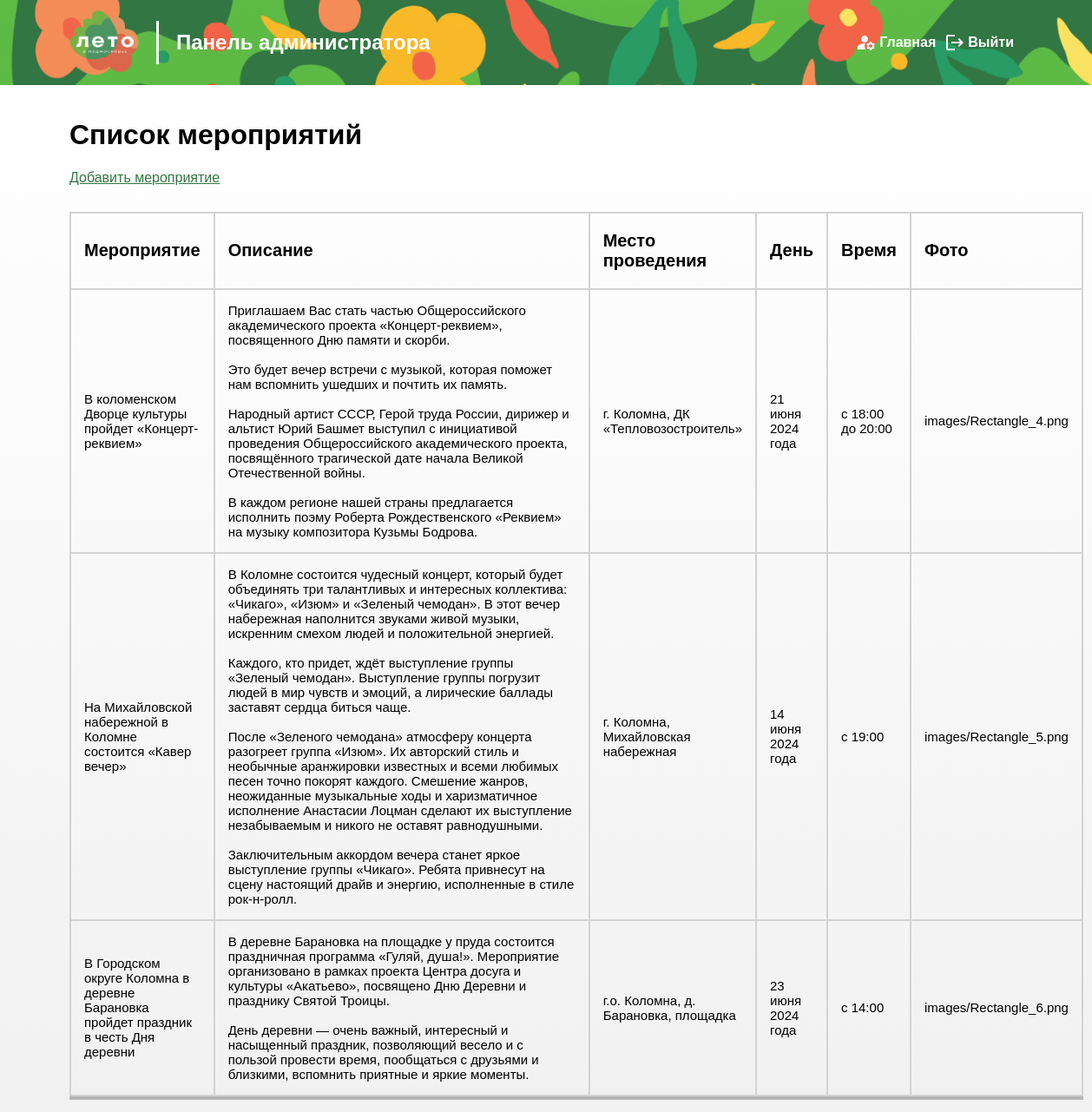
The app's page /adminpanel.php (signed in) with its own data.
### tables this page shows
CREATE TABLE `event` (
  `id` int NOT NULL,
  `photo` text NOT NULL,
  `name` varchar(300) NOT NULL,
  `description` varchar(8000) NOT NULL,
  `adress` varchar(500) NOT NULL,
  `date` varchar(200) NOT NULL,
  `time` varchar(60) NOT NULL
);

### adminpanel.php (the view, shortened to what this page needs)
<!DOCTYPE html>
<html lang="en">
<head>
  <link rel="stylesheet" href="style.css">
</head>
<body>
  <header>
    <div class="logo-nav">
      <div class="logo">
        <img src="images/logo.png" alt="Logo" class="logo-image">
      </div>
      <div class="header-line"></div>
      <h2 class="text-logo">Панель администратора</h2>
    </div>
    <div class="auth-buttons">
      <a href="index.php" class="login-btn"><img src="images/ic_baseline-manage-accounts.svg" alt="">Главная</a>
      <a href="logout.php" class="login-btn"><img src="images/logout.svg" alt="">Выйти</a>
    </div>
  </header>
  <main class="main">
    <div class="main-text">
      <h1 class="title-event">Список мероприятий</h1>
      <a href="event.php" class="event-link">Добавить мероприятие</a>
    </div>
    <table class="table">
      <tr>
        <th class="table-title"><b>Мероприятие</b></th>
        <th class="table-title"><b>Описание</b></th>
        <th class="table-title"><b>Место проведения</b></th>
        <th class="table-title"><b>День</b></th>
        <th class="table-title"><b>Время</b></th>
        <th class="table-title"><b>Фото</b></th>
      </tr>
      <?php
      include ('dbconnect.php');
      $events = $mysqli->query("SELECT * FROM event");
      $table = "";
      while ($row = $events->fetch_assoc()) {
        $table .= "<tr>";
        $table .= "<td>" . $row["name"] . "</td>";
        $table .= '<td class="desc">' . $row["description"] . "</td>";
        $table .= "<td>" . $row["adress"] . "</td>";
        $table .= "<td>" . $row["date"] . "</td>";
        $table .= "<td>" . $row["time"] . "</td>";
        $table .= "<td>" . $row["photo"] . "</td>";
        $table .= "</tr>";
      }
      echo $table;
      ?>
    </table>
  </main>
</body>
</html>

### style.css (style rules this page uses)
body { font-family: "Montserrat", sans-serif; margin: 0; }
.main { background: linear-gradient(180deg, rgba(242, 242, 242, 0) 1.04%, #F1F1F1 100%); padding: 18px 80px; }
header { display: flex; justify-content: space-between; align-items: center; padding: 10px 80px; background-image: url(images/fon2.png); background-size: 1700px 200px; }
.logo-nav { display: flex; align-items: center; }
.logo-image { width: 80px; }
.auth-buttons { display: flex; align-items: center; justify-content: center; }
.login-btn { display: flex; align-items: center; margin-right: 10px; font-weight: 600; color: #fff; font-size: 16px; text-decoration: none; }
.login-btn img { margin-right: 3px; }
.text-logo { color: #fff; padding-left: 20px; }
.header-line { height: 50px; border-left: 3px solid #fff; margin-left: 20px; }
.table { border: #D3D3D3 2px solid; border-collapse: collapse; width: 100%; text-align: left; box-shadow: 0px 4px 0px 0px rgba(0, 0, 0, .25); }
.table-title { border: #D3D3D3 2px solid; font-size: 20px; height: 56px; padding: 15px; }
td { border: #D3D3D3 2px solid; height: 41px; padding: 15px; min-width: 50px; max-width: 1000px; overflow: hidden; font-size: 15px; }
.desc { min-width: 400px; }
.main-text { margin-bottom: 30px; }
.event-link { color: #347744; }

### records on screen
event: name "В коломенском Дворце культуры пройдет «Концерт-реквием»", description "Приглашаем Вас стать частью Общероссийского академического проекта «Концерт-реквием», посвященного Дню памяти и скорби. Это будет вечер встречи с музыкой, которая поможет нам вспомнить ушедших и почтить их память. Народный артист СССР, Герой труда России, дирижер и альтист Юрий Башмет выступил с инициативой проведения Общероссийского академического проекта, посвящённого трагической дате начала Великой Отечественной войны. В каждом регионе нашей страны предлагается исполнить поэму Роберта Рождественского «Реквием» на музыку композитора Кузьмы Бодрова.", adress "г. Коломна, ДК «Тепловозостроитель»", date "21 июня 2024 года", time "с 18:00 до 20:00", photo "images/Rectangle_4.png"
event: name "На Михайловской набережной в Коломне состоится «Кавер вечер»", description "В Коломне состоится чудесный концерт, который будет объединять три талантливых и интересных коллектива: «Чикаго», «Изюм» и «Зеленый чемодан». В этот вечер набережная наполнится звуками живой музыки, искренним смехом людей и положительной энергией. Каждого, кто придет, ждёт выступление группы «Зеленый чемодан». Выступление группы погрузит людей в мир чувств и эмоций, а лирические баллады заставят сердца биться чаще. После «Зеленого чемодана» атмосферу концерта разогреет группа «Изюм». Их авторский стиль и необычные аранжировки известных и всеми любимых песен точно покорят каждого. Смешение жанров, неожиданные музыкальные ходы и харизматичное исполнение Анастасии Лоцман сделают их выступление…", adress "г. Коломна, Михайловская набережная", date "14 июня 2024 года", time "с 19:00", photo "images/Rectangle_5.png"
event: name "В Городском округе Коломна в деревне Барановка пройдет праздник в честь Дня деревни", description "В деревне Барановка на площадке у пруда состоится праздничная программа «Гуляй, душа!». Мероприятие организовано в рамках проекта Центра досуга и культуры «Акатьево», посвящено Дню Деревни и празднику Святой Троицы. День деревни — очень важный, интересный и насыщенный праздник, позволяющий весело и с пользой провести время, пообщаться с друзьями и близкими, вспомнить приятные и яркие моменты.", adress "г.о. Коломна, д. Барановка, площадка", date "23 июня 2024 года", time "с 14:00", photo "images/Rectangle_6.png"
